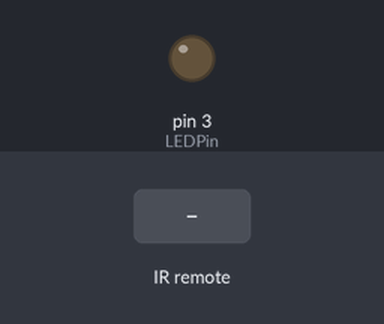
Bench run of a sketch on a simulated Arduino Uno, built with avr-gcc and run on an emulated ATmega328P. Parts: output pins drawn as LEDs (lit = HIGH). The inputs (shaded band) are chosen by the test bench.

Above: at 1.2 s.
1.3 s: infrared code 0xFFA25D received
At 2.1 s:
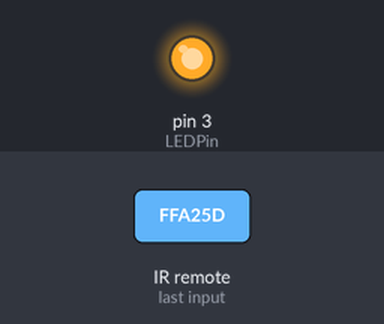
2.8 s: infrared code 0xFF629D received
At 3.3 s:
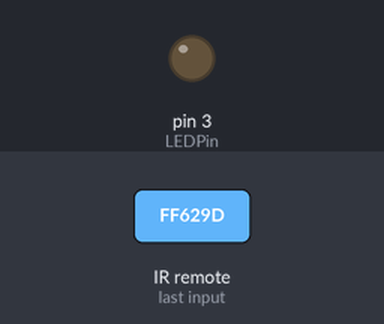
Timing chart, 0 to 5.8 s (numbered marks = the images above; inputs shaded):
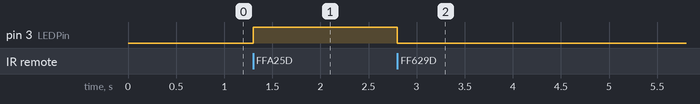

Measured:
- after the input at 1.3 s, pin 3 (LEDPin): LOW → HIGH at once
- after the input at 2.8 s, pin 3 (LEDPin): HIGH → LOW at once

The sketch:

Remote_Controls_LED.ino
```cpp
#include <IRremote.h>

const int RECV_PIN = 11;
IRrecv irrecv(RECV_PIN);
decode_results results;
const int LEDPin = 3;


void setup(){
  irrecv.enableIRIn();
  irrecv.blink13(true);
  pinMode(LEDPin, OUTPUT);

}

void loop(){
    if (irrecv.decode(&results)){

        switch(results.value){
          case 0xFFA25D: //button "1"
          digitalWrite(LEDPin, HIGH);
          }

        switch(results.value){
          case 0xFF629D: //button "2"
          digitalWrite(LEDPin, LOW);
          }

        irrecv.resume();
    }
}
```
